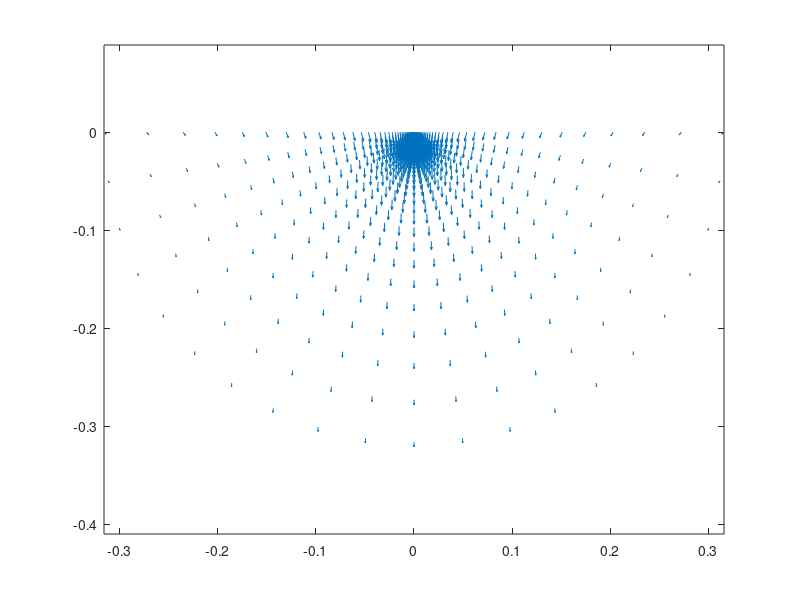

The MATLAB script that drew this image:
% MATLAB CODE: Example C-5
% Elasticity: Theory, Applications and Numerics 3e - Elsevier
% M.H. Sadd, University of Rhode Island
% Displacement Vector Distribution Plot for Flamant Problem - Figure 8-19
% Normal Loading Case (X=0), Generates Figure 8-22
clc;clear all;
% Input Parameters
Y=1; E=1; nu=0.3;
% Input Radial Coordinates: logspace(M,N,*) Generates Region 10^M < r < 10^N
r=logspace(-3,-0.5,40);
% Input Theta Coordinates
t=[0:pi/20:pi];
% Create Mesh
[t,r]=meshgrid(t,r);
ur=Y/(pi*E)*((1-nu)*(t-pi/2).*cos(t)-2*log(r).*sin(t));
ut=Y/(pi*E)*(-(1-nu)*(t-pi/2).*sin(t)-2*log(r).*cos(t)-(1+nu)*cos(t));
% Calculate Cartesian Displacement Components - Flip y-Component
ux=cos(t).*ur-sin(t).*ut;
uy=-(sin(t).*ur+cos(t).*ut);
% Covert to Cartesian Coordinate Mesh
[x,y]=pol2cart(-t,r);
% Plotting Call for Vector Distribution
quiver(x,y,ux,uy)
axis equal;